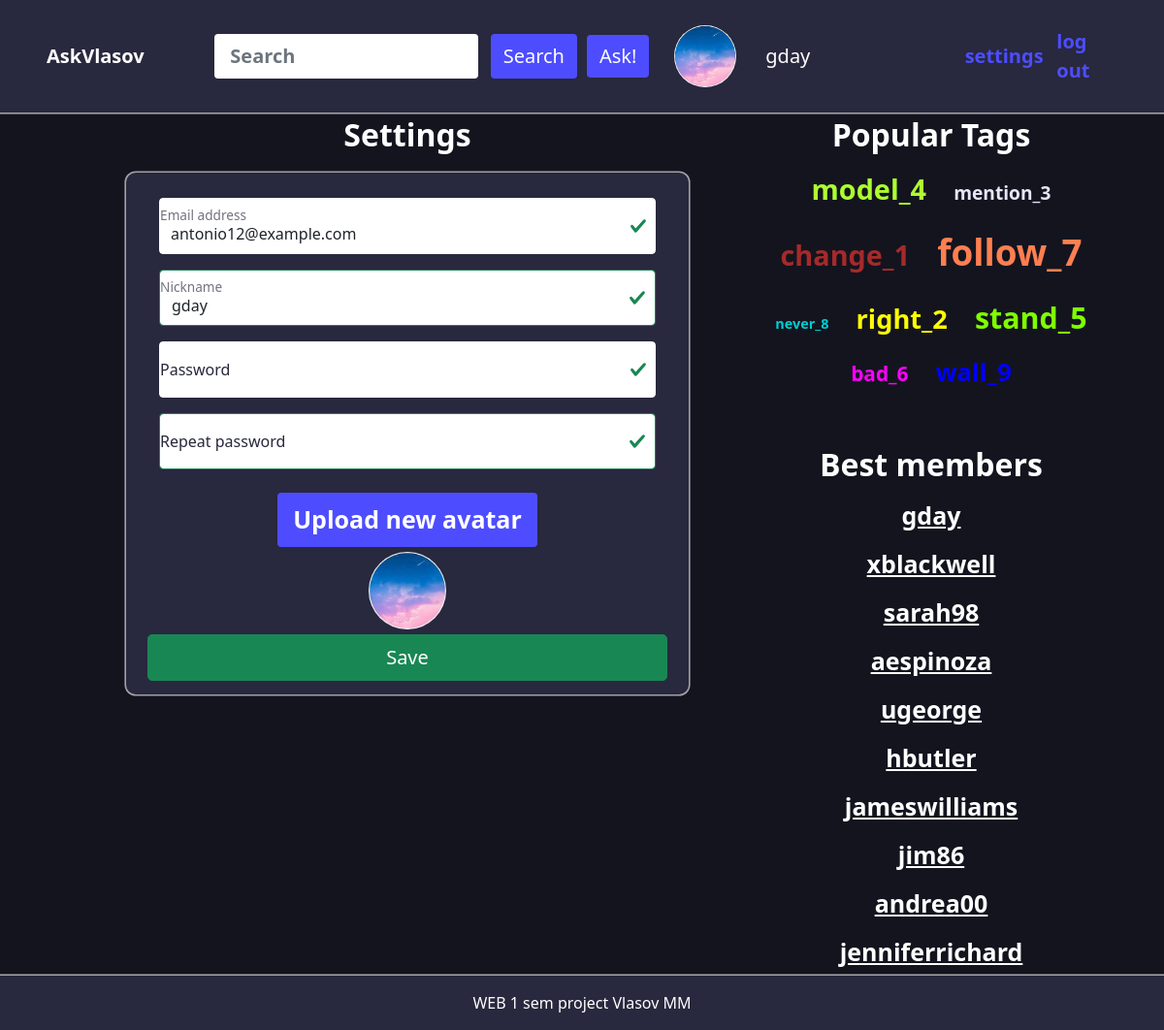
Page /settings/ (signed in) on the committed database.
### app/models.py (models this page shows)
class Profile(models.Model):
    user_id = models.OneToOneField(
        User,
        on_delete=models.CASCADE,
        null=True,
        verbose_name='Profile')
    avatar = models.ImageField(
        default='ava.png',
        upload_to='avatar/%y/%m/%d',
        verbose_name='Avatar')
    objects = ProfileManager()
    def __str__(self):
        return self.user_id.get_username()
    class Meta:
        verbose_name = 'Profile'
        verbose_name_plural = 'Profiles'

class Tag(models.Model):
    tag = models.CharField(unique=True, max_length=32, verbose_name='Tag')
    rating = models.IntegerField(default=0, verbose_name='Rating')
    objects = TagManager()
    def __str__(self):
        return self.tag
    def get_url(self):
        return reverse('questions_by_tag', kwargs={'tag_name': self.tag})
    class Meta:
        verbose_name = 'Tag'
        verbose_name_plural = 'Tags'

### app/views.py (the view)
# urls.py: path('settings/', views.settings, name='settings'),
@login_required(login_url='login')
def settings(request):
    popular_tags = Tag.objects.popular_tags()
    best_members = Profile.objects.sample_profile(count=20)
    print(request.GET)
    print(request.POST)
    if request.method == 'GET':
        form = SettingsForm(
            initial={'username': request.user.username, 'email': request.user.email, 'password': request.user.password})
    else:
        form = SettingsForm(user=request.user, data=request.POST, files=request.FILES)
        if form.is_valid():
            user = form.save()
            auth.login(request, user)
    return render(request, 'settings.html', {
        'form': form,
        'popular_tags': popular_tags,
        'best_members': best_members,
        'user': request.user,
    })

### app/models.py (called while the page is built)
    def sample_profile(self, count):
        profile_ids = list(
            Profile.objects.values_list('id', flat=True)
        )
        if len(profile_ids) < count:
            count = len(profile_ids)
        return self.filter(id__in=sample(profile_ids, k=count))

    def popular_tags(self):
        return self.all().order_by('-rating')[:9]

### templates/settings.html (shortened to what this page needs)
{% extends 'base.html' %}
{% load bootstrap4 %}
{% load static %}
{% block content %}
    <h2 class="my-header">Settings</h2>
    <form class="was-validated row question-form col-10 mx-auto" action="{% url 'settings' %}" method="post" enctype="multipart/form-data">
        <div class="row mt-3 mx-auto">
            <div class="col-12 mx-auto form-floating">
                {{ form.email }}
                <label for="{{ form.email.id_for_label }}">Email address</label>
            </div>
        </div>
        <div class="row mt-3 mx-auto">
            <div class="col-12 mx-auto form-floating">
                {{ form.username }}
                <label for="{{ form.username.id_for_label }}">Nickname</label>
            </div>
        </div>
        <div class="row mt-3 mx-auto">
            <div class="col-12 mx-auto form-floating">
                {{ form.password }}
                <label for="{{ form.password.id_for_label }}">Password</label>
            </div>
        </div>
        <div class="row mt-3 mx-auto">
            <div class="col-12 mx-auto form-floating">
                {{ form.repeat_password }}
                <label for="{{ form.repeat_password.id_for_label }}">Repeat password</label>
            </div>
        </div>}
        <div class="text-center">
            <label for="{{ form.avatar.id_for_label }}"
            class="w-50 input-group-text mx-auto btn my-btn border-3 link">Upload new avatar</label>
        </div>
        <div class="text-center">
                <img class="question-avatar" src="{{ MEDIA_URL }}{{ user.profile.avatar.url }}" alt=avatar>
        </div>
        <div class="row mx-auto align-center">
            {% buttons %}
                <button class="btn btn-success btn-lg" type="submit">Save</button>
            {% endbuttons %}
        </div>
    </form>
{% endblock %}

### templates/base.html (shortened to what this page needs)
{% load static %}
<!doctype html>
<html lang="en">
<head>
    <link href="{% static 'css/bootstrap.min.css' %}" rel="stylesheet">
    <link href="{% static 'css/my.css' %}" rel="stylesheet">
</head>
<body>
{% include 'include/navbar.html' %}
<main class="flex-shrink-0">
    <div class="container " id="main_structure">
        <div class="row">
            <div class="col-8">
                {% block content %}
                {% endblock %}
            </div>
            <div class="col-4">
                <div>
                    {% include 'include/popular_tags.html' %}
                </div>
                <div class="mgt-50">
                    {% include 'include/best_members.html' %}
                </div>
            </div>
        </div>
    </div>
</main>
</body>
<footer class="footer mt-auto py-3">
    {% include 'include/footer.html' %}
</footer>
</html>

### templates/include/navbar.html
{% load static %}
<nav class="navbar navbar-expand-md fixed-top my-nav">
    <div class="container-fluid">
        <div class="col-2">
            <a class="nav-link my-brand-text " href="{% url 'index' %}">AskVlasov</a>
        </div>
        <div class="col-4">
            <form class="d-flex" >
                <input class="form-control me-2 nav-link search font-20" maxlength="200" placeholder="Search"
                       name="search">
                <button class="btn my-btn" type="submit">Search</button>
            </form>
        </div>
        {% if user.is_authenticated%}
            <div class="col-1 right">
                <a class="btn my-btn" type="submit" href="{% url 'ask' %}" >Ask!</a>
            </div>
            <div class="col-1 text-center ">
                <img class="avatar" src="{{ MEDIA_URL }}{{ user.profile.avatar.url }}" alt="avatar">
            </div>
            <div class="col-2 font-20 nick">
                {{ user.username }}
            </div>
            <div class=col-1>
                    <a class="settings nav-link font-20"  href="{% url 'settings' %}">settings</a>
            </div>
            <div class=col-1>
                    <a class="logout nav-link font-20" href="{% url 'logout' %}?next={{ redirect_after_logout }}">log out</a>
            </div>
        {% else %}
            <div class="col-2"></div>
            <div class="col-2">
                <a type="button" class="btn my-btn" href="{% url 'login'  %}?next={{ redirect_after_logout }}">login</a>
                <a type="button" class="btn my-btn" href="{% url 'signup' %}">sign up</a>
            </div>
        {% endif %}
    </div>
</nav>

### templates/include/popular_tags.html
{% load mathfilters %}
<h2 class="my-header">Popular Tags</h2>
<div class="tags-holder">
    {% for tag in popular_tags %}
        <a class="topic_tag tag topic_tag{{ forloop.counter0 |mod:12}}" href="{{ tag.get_url }}">{{ tag }}</a>
    {% endfor %}
</div>

### templates/include/best_members.html
<h2 class="my-header ">Best members</h2>
<div class="tags-holder b-members">
    {% for member in best_members %}
        <div class="tag">{{ member }}</div>
    {% endfor %}
</div>

### templates/include/footer.html
<div class="container" style="color: white">
  <span>WEB 1 sem project Vlasov MM</span>
</div>

### static/css/my.css (style rules this page uses)
body { background-color: #14141f; color: #28283e; box-sizing: border-box; }
.my-nav { background-color: #28283e; box-shadow: 0 0 0 0.10rem rgba(255, 255, 255, 0.6); }
.my-brand-text { font-size: 20px; color: #ffffff; }
.my-nav { padding: 20px; }
.nav-link, .nav-link:visited { font-weight: 900; text-decoration: none; }
.my-btn { font-size: 20px; background-color: #4d4dff; color: #ffffff; text-decoration: none; margin-left: 5px; margin-right: 5px; }
.search { background-color: #ffffff; border: 0px; color: #14141f; }
.right { float: right; }
.font-20 { font-size: 20px; }
.settings, .logout { color: #4d4dff; }
.my-header { color: #ffffff; text-align: center; font-weight: 900; }
#main_structure { margin-left: 5%; width: 90%; max-width: 2500px; margin-right: 5%; margin-top: 120px; }
.mgt-50 { margin-top: 50px; }
.tag { font-size: 25px; font-weight: 700; color: #ffffff; text-shadow: #14141f 2px 2px 0px; text-decoration: none; }
.tags-holder { line-height: 2; word-spacing: 1.5em; text-align: center; }
.avatar { border-radius: 50%; align-items: center; display: flex; justify-content: center; height: 4rem; width: 4rem; }
.nick { color: #ffffff; }
.question-preview, .answer, .question-form { background-color: #28283e; border-radius: 10px; padding: 10px; margin: 20px; }
.question-form { box-shadow: 0 0 0 0.10rem rgba(255, 255, 255, 0.6); }
.b-members { text-decoration: underline #ffffff; }
.question-avatar { border-radius: 50%; align-items: center; justify-content: center; height: 5rem; width: 5rem; margin: 5px; }
.align-center { text-align: center; }
.link { font-size: 25px; font-weight: 700; color: #ffffff; text-decoration: none; }
.footer { left: 0; bottom: 0; right: 0; background-color: #28283e; box-shadow: 0 0 0 0.10rem rgba(255, 255, 255, 0.6); }
.footer > .container { text-align: center; }
#email-input, #password-input, #password-match-input, #question, #question-body, #tags-input, #input-answer, #nick-input, #avatar-input { background-color: #ffffff; border: none; }
.topic_tag0.topic_tag { color: greenyellow; font-size: 1.8em; }
.topic_tag1.topic_tag { color: lavender; font-size: 1.2em; }
.topic_tag2.topic_tag { color: brown; font-size: 1.8em; }
.topic_tag3.topic_tag { color: coral; font-size: 2.3em; }
.topic_tag4.topic_tag { color: darkturquoise; font-size: 0.9em; }
.topic_tag5.topic_tag { color: yellow; font-size: 1.7em; }
.topic_tag6.topic_tag { color: chartreuse; font-size: 1.9em; }
.topic_tag7.topic_tag { color: magenta; font-size: 1.3em; }
.topic_tag8.topic_tag { color: blue; font-size: 1.6em; }

### rows in the picture
Tag: tag "model_4"
Tag: tag "mention_3"
Tag: tag "change_1"
Tag: tag "follow_7"
Tag: tag "never_8"
Tag: tag "right_2"
Tag: tag "stand_5"
Tag: tag "bad_6"
Profile: user_id.username "gday"
Profile: user_id.username "xblackwell"
Profile: user_id.username "sarah98"
Profile: user_id.username "aespinoza"
Profile: user_id.username "ugeorge"
Profile: user_id.username "hbutler"
Profile: user_id.username "jameswilliams"
Profile: user_id.username "jim86"
Profile: user_id.username "andrea00"
Profile: user_id.username "jenniferrichard"

### other values in the picture
{{ user.username }} "gday"
